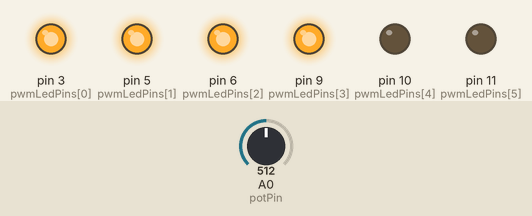
A sketch run on a simulated Arduino Uno, built with avr-gcc and run on an emulated ATmega328P. On the bench: output pins drawn as LEDs (lit = HIGH). The inputs (shaded band) are chosen by the test bench; at power-on: A0 (potPin) = 512.

Above: at 1.2 s.
1.3 s: A0 (potPin) set to 673
2.8 s: A0 (potPin) set to 693
At 3.5 s:
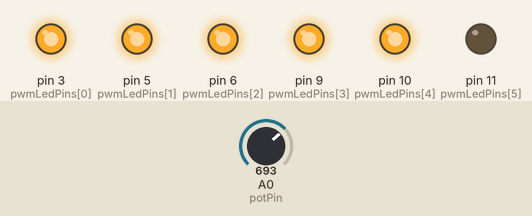
4.3 s: A0 (potPin) set to 832
5.8 s: A0 (potPin) set to 864
At 6.2 s:
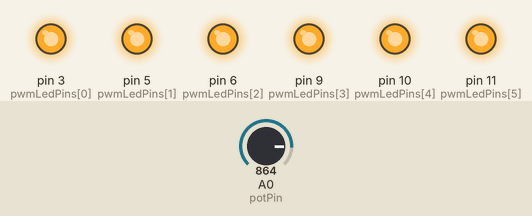
7.3 s: A0 (potPin) set to 500
At 7.7 s:
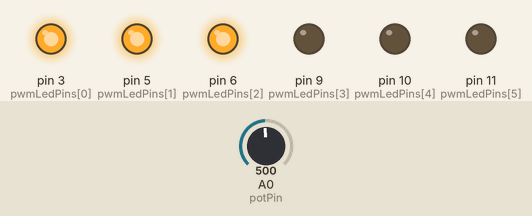
8.8 s: A0 (potPin) set to 522
At 9.7 s:
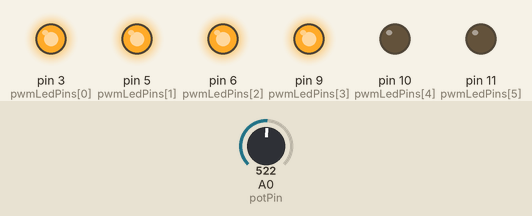
Timing chart, 0 to 11.3 s (numbered marks = the images above; inputs shaded):
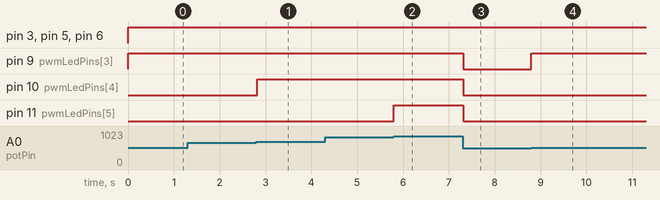

The sketch:

exp02_potLevel.ino
```cpp
/************************************************************************************
* IMBRAX - INDUSTRIA MECATRONICA BRASILEIRA
* Nome: exp02_potLevel
* Descricao: Continuacao do experimento 2 porem agora usamos os leds para mensurar o
* valor da resistencia do pot. Quanto mais alto o valor maior o numero de leds
* acessos.
*
* Escrito por: Diego W. Antunes <diego@imbrax.com.br>
* Data: 01/10/2011
*************************************************************************************/

/************************************************************************************
* Constantes utilizadas no programa
************************************************************************************/
const int numLeds = 6; // Numero de leds conectados ao Arduino
const int potPin = 0; // Numero do pino da porta analogica onde esta o potenciometro

/* Array com o numero dos pinos onde estao conectados os leds no Arduino, cada numero
* representa uma porta digital com suporte a PWM
*/
const int pwmLedPins[numLeds] = {3, 5, 6, 9, 10, 11};

/************************************************************************************
* Variaveis
************************************************************************************/
int val = 10;

/************************************************************************************
* Funcao: setup
* Descricao: Faz a configuracao e inicializacao de algumas variaveis importantes
* Notas:
************************************************************************************/
void setup()
{
  // Configura os pinos onde estao os LEDs como saida
  for (int i = 0; i < numLeds; i++)
    pinMode(pwmLedPins[i], OUTPUT);
}

/************************************************************************************
* Funcao: loop
* Descricao: Loop principal onde o microcontrolador deve passar a maior parte do tempo
* Notas:
************************************************************************************/
void loop()
{
  val = analogRead(potPin);
  // Faz a conversao do valor de 0-1024 para 0-255. Essa conversao e necessaria
//  val = map(val, 0, 1024, 0, 100);

  if (val > 0)
    digitalWrite(pwmLedPins[0], HIGH);
  else
    digitalWrite(pwmLedPins[0], LOW);

    if (val > 170)
    digitalWrite(pwmLedPins[1], HIGH);
  else
    digitalWrite(pwmLedPins[1], LOW);

  if (val > 340)
    digitalWrite(pwmLedPins[2], HIGH);
  else
    digitalWrite(pwmLedPins[2], LOW);

  if (val > 510)
    digitalWrite(pwmLedPins[3], HIGH);
  else
    digitalWrite(pwmLedPins[3], LOW);

  if (val > 680)
    digitalWrite(pwmLedPins[4], HIGH);
  else
    digitalWrite(pwmLedPins[4], LOW);

  if (val > 850)
    digitalWrite(pwmLedPins[5], HIGH);
  else
    digitalWrite(pwmLedPins[5], LOW);

  // Aguarda 20ms
  delay(20);
}
```

Measured:
- the behaviour switches between 680 and 681 on A0 (potPin) (found by bisection; images 0 and 1)
- the behaviour switches between 850 and 851 on A0 (potPin) (found by bisection; images 1 and 2)
- the behaviour switches between 510 and 511 on A0 (potPin) (found by bisection; images 3 and 4)
- after the input at 1.3 s, every drawn part: stays the same
- after the input at 2.8 s, pin 10 (pwmLedPins[4]): LOW → HIGH at once
- after the input at 4.3 s, every drawn part: stays the same
- after the input at 5.8 s, pin 11 (pwmLedPins[5]): LOW → HIGH at once
- after the input at 7.3 s, pin 9 (pwmLedPins[3]), pin 10 (pwmLedPins[4]), pin 11 (pwmLedPins[5]): HIGH → LOW at once
- after the input at 8.8 s, pin 9 (pwmLedPins[3]): LOW → HIGH at once
